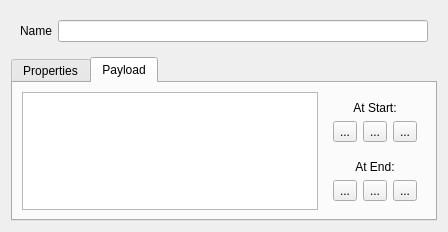
<?xml version="1.0" encoding="UTF-8"?>
<ui version="4.0">
 <class>MissionWidget</class>
 <widget class="QWidget" name="MissionWidget">
  <property name="geometry">
   <rect>
    <x>0</x>
    <y>0</y>
    <width>448</width>
    <height>231</height>
   </rect>
  </property>
  <property name="windowTitle">
   <string>Form</string>
  </property>
  <property name="statusTip">
   <string/>
  </property>
  <property name="whatsThis">
   <string/>
  </property>
  <layout class="QVBoxLayout" name="verticalLayout">
   <item>
    <widget class="QWidget" name="widget" native="true">
     <layout class="QFormLayout" name="formLayout_2">
      <item row="0" column="0">
       <widget class="QLabel" name="label_4">
        <property name="text">
         <string>Name</string>
        </property>
       </widget>
      </item>
      <item row="0" column="1">
       <widget class="QLineEdit" name="editName">
        <property name="readOnly">
         <bool>false</bool>
        </property>
       </widget>
      </item>
     </layout>
    </widget>
   </item>
   <item>
    <widget class="QTabWidget" name="taskTabWidget">
     <property name="currentIndex">
      <number>1</number>
     </property>
     <widget class="QWidget" name="taskPropertiesTab">
      <attribute name="title">
       <string>Properties</string>
      </attribute>
      <layout class="QVBoxLayout" name="verticalLayout_2">
       <item>
        <widget class="QScrollArea" name="scrollArea">
         <property name="sizePolicy">
          <sizepolicy hsizetype="Expanding" vsizetype="Expanding">
           <horstretch>0</horstretch>
           <verstretch>0</verstretch>
          </sizepolicy>
         </property>
         <property name="autoFillBackground">
          <bool>false</bool>
         </property>
         <property name="verticalScrollBarPolicy">
          <enum>Qt::ScrollBarAsNeeded</enum>
         </property>
         <property name="horizontalScrollBarPolicy">
          <enum>Qt::ScrollBarAsNeeded</enum>
         </property>
         <property name="widgetResizable">
          <bool>true</bool>
         </property>
         <widget class="QWidget" name="scrollAreaWidgetContents">
          <property name="geometry">
           <rect>
            <x>0</x>
            <y>0</y>
            <width>98</width>
            <height>28</height>
           </rect>
          </property>
         </widget>
        </widget>
       </item>
       <item>
        <widget class="QWidget" name="widget_2" native="true">
         <layout class="QHBoxLayout" name="horizontalLayout">
          <item>
           <spacer name="horizontalSpacer">
            <property name="orientation">
             <enum>Qt::Horizontal</enum>
            </property>
            <property name="sizeHint" stdset="0">
             <size>
              <width>40</width>
              <height>20</height>
             </size>
            </property>
           </spacer>
          </item>
          <item>
           <widget class="QPushButton" name="loadDefaultButton">
            <property name="text">
             <string>Default Values</string>
            </property>
           </widget>
          </item>
          <item>
           <widget class="QPushButton" name="buttonReset">
            <property name="enabled">
             <bool>true</bool>
            </property>
            <property name="text">
             <string>Undo Changes</string>
            </property>
           </widget>
          </item>
          <item>
           <widget class="QPushButton" name="buttonSubmit">
            <property name="text">
             <string>Submit</string>
            </property>
           </widget>
          </item>
         </layout>
        </widget>
       </item>
      </layout>
     </widget>
     <widget class="QWidget" name="tabPayload">
      <attribute name="title">
       <string>Payload</string>
      </attribute>
      <layout class="QHBoxLayout" name="horizontalLayout_2">
       <item>
        <widget class="QListView" name="payloadList">
         <property name="spacing">
          <number>2</number>
         </property>
        </widget>
       </item>
       <item>
        <widget class="QWidget" name="widget_3" native="true">
         <layout class="QVBoxLayout" name="verticalLayout_3">
          <item>
           <widget class="QLabel" name="label">
            <property name="text">
             <string>At Start:</string>
            </property>
            <property name="alignment">
             <set>Qt::AlignCenter</set>
            </property>
           </widget>
          </item>
          <item>
           <layout class="QHBoxLayout" name="horizontalLayout_3">
            <item>
             <widget class="QToolButton" name="buttonPayloadEnable">
              <property name="toolTip">
               <string>Enable the payload at begin</string>
              </property>
              <property name="text">
               <string>...</string>
              </property>
              <property name="icon">
               <iconset resource="../resources.qrc">
                <normaloff>:/:/plugins/PathPlanner_3/icons/stateEnable.png</normaloff>:/:/plugins/PathPlanner_3/icons/stateEnable.png</iconset>
              </property>
             </widget>
            </item>
            <item>
             <widget class="QToolButton" name="buttonPayloadDisable">
              <property name="toolTip">
               <string>Disable the payload at begin</string>
              </property>
              <property name="text">
               <string>...</string>
              </property>
              <property name="icon">
               <iconset resource="../resources.qrc">
                <normaloff>:/:/plugins/PathPlanner_3/icons/stateDisable.png</normaloff>:/:/plugins/PathPlanner_3/icons/stateDisable.png</iconset>
              </property>
             </widget>
            </item>
            <item>
             <widget class="QToolButton" name="buttonPayloadKeepState">
              <property name="toolTip">
               <string>Clear settings at begin</string>
              </property>
              <property name="text">
               <string>...</string>
              </property>
              <property name="icon">
               <iconset resource="../resources.qrc">
                <normaloff>:/:/plugins/PathPlanner_3/icons/stateKeep.png</normaloff>:/:/plugins/PathPlanner_3/icons/stateKeep.png</iconset>
              </property>
             </widget>
            </item>
           </layout>
          </item>
          <item>
           <spacer name="verticalSpacer">
            <property name="orientation">
             <enum>Qt::Vertical</enum>
            </property>
            <property name="sizeHint" stdset="0">
             <size>
              <width>20</width>
              <height>40</height>
             </size>
            </property>
           </spacer>
          </item>
          <item>
           <widget class="QLabel" name="label_2">
            <property name="text">
             <string>At End:</string>
            </property>
            <property name="alignment">
             <set>Qt::AlignCenter</set>
            </property>
           </widget>
          </item>
          <item>
           <layout class="QHBoxLayout" name="horizontalLayout_3">
            <item>
             <widget class="QToolButton" name="buttonPayloadEnableAtEnd">
              <property name="toolTip">
               <string>Enable the payload at end</string>
              </property>
              <property name="text">
               <string>...</string>
              </property>
              <property name="icon">
               <iconset resource="../resources.qrc">
                <normaloff>:/:/plugins/PathPlanner_3/icons/stateEnable.png</normaloff>:/:/plugins/PathPlanner_3/icons/stateEnable.png</iconset>
              </property>
             </widget>
            </item>
            <item>
             <widget class="QToolButton" name="buttonPayloadDisableAtEnd">
              <property name="toolTip">
               <string>Disable the payload at end</string>
              </property>
              <property name="text">
               <string>...</string>
              </property>
              <property name="icon">
               <iconset resource="../resources.qrc">
                <normaloff>:/:/plugins/PathPlanner_3/icons/stateDisable.png</normaloff>:/:/plugins/PathPlanner_3/icons/stateDisable.png</iconset>
              </property>
             </widget>
            </item>
            <item>
             <widget class="QToolButton" name="buttonPayloadClearStateAtEnd">
              <property name="toolTip">
               <string>Clear settings at end</string>
              </property>
              <property name="text">
               <string>...</string>
              </property>
              <property name="icon">
               <iconset resource="../resources.qrc">
                <normaloff>:/:/plugins/PathPlanner_3/icons/stateKeep.png</normaloff>:/:/plugins/PathPlanner_3/icons/stateKeep.png</iconset>
              </property>
             </widget>
            </item>
           </layout>
          </item>
         </layout>
        </widget>
       </item>
      </layout>
     </widget>
    </widget>
   </item>
  </layout>
 </widget>
 <resources>
  <include location="../resources.qrc"/>
 </resources>
 <connections/>
</ui>
